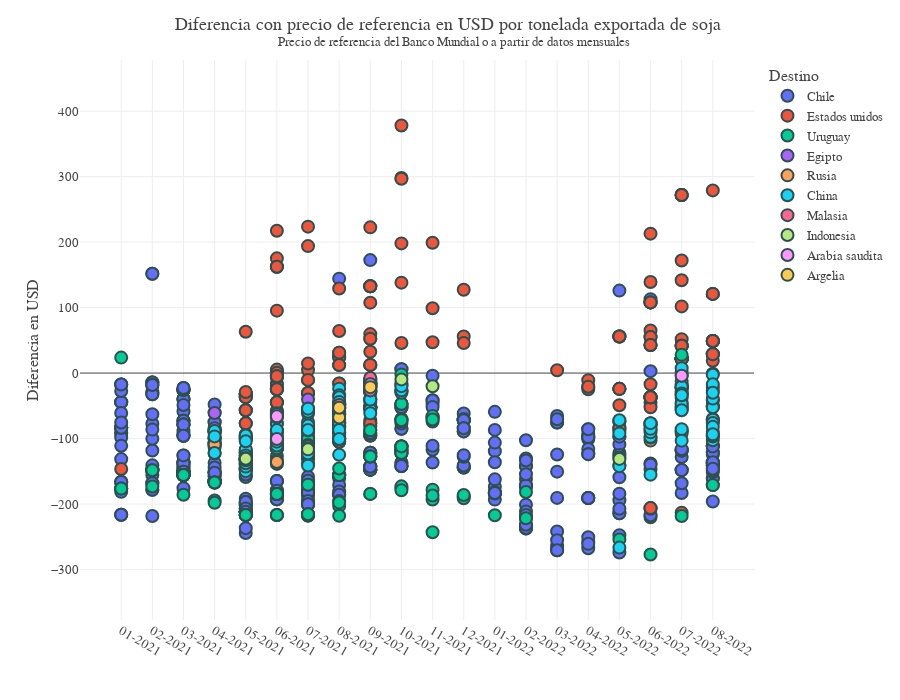

Source (notebook cell):
### Code cell
plot_precio(y='diferencia_ref',
            color='pais_descri',
            producto='soja',
            # pais='chile'
            )
# precio_boxplot_capitalizado('biodisel')

### Figure 1 — Plotly figure (JSON) as saved in the notebook; plotly's stock layout.template omitted (floating-point values rounded to 4 significant figures; data arrays with more than 128 entries replaced by an {"elided": "..."} marker saying what was removed)
{"data": [{"customdata": {"elided": "430x6 mixed values"}, "hovertemplate": "Destino=%{customdata[0]}<br>Fecha=%{x}<br>Spread=%{y}<br>Fob=%{customdata[1]}<br>Precio de referencia=%{customdata[2]}<br>Kg=%{customdata[3]}<br>Exportador=%{customdata[4]}<br>Precio=%{customdata[5]}<extra></extra>", "legendgroup": "Chile", "marker": {"color": "#636efa", "line": {"color": "DarkSlateGrey", "width": 2}, "size": 12, "symbol": "circle"}, "mode": "markers", "name": "Chile", "orientation": "v", "showlegend": true, "type": "scatter", "x": {"elided": "430 str values"}, "xaxis": "x", "y": {"elided": "430 float values"}, "yaxis": "y"}, {"customdata": {"elided": "188x6 mixed values"}, "hovertemplate": "Destino=%{customdata[0]}<br>Fecha=%{x}<br>Spread=%{y}<br>Fob=%{customdata[1]}<br>Precio de referencia=%{customdata[2]}<br>Kg=%{customdata[3]}<br>Exportador=%{customdata[4]}<br>Precio=%{customdata[5]}<extra></extra>", "legendgroup": "Estados unidos", "marker": {"color": "#EF553B", "line": {"color": "DarkSlateGrey", "width": 2}, "size": 12, "symbol": "circle"}, "mode": "markers", "name": "Estados unidos", "orientation": "v", "showlegend": true, "type": "scatter", "x": {"elided": "188 str values"}, "xaxis": "x", "y": {"elided": "188 float values"}, "yaxis": "y"}, {"customdata": {"elided": "133x6 mixed values"}, "hovertemplate": "Destino=%{customdata[0]}<br>Fecha=%{x}<br>Spread=%{y}<br>Fob=%{customdata[1]}<br>Precio de referencia=%{customdata[2]}<br>Kg=%{customdata[3]}<br>Exportador=%{customdata[4]}<br>Precio=%{customdata[5]}<extra></extra>", "legendgroup": "Uruguay", "marker": {"color": "#00cc96", "line": {"color": "DarkSlateGrey", "width": 2}, "size": 12, "symbol": "circle"}, "mode": "markers", "name": "Uruguay", "orientation": "v", "showlegend": true, "type": "scatter", "x": {"elided": "133 str values"}, "xaxis": "x", "y": {"elided": "133 float values"}, "yaxis": "y"}, {"customdata": {"elided": "30x6 mixed values"}, "hovertemplate": "Destino=%{customdata[0]}<br>Fecha=%{x}<br>Spread=%{y}<br>Fob=%{customdata[1]}<br>Precio de referencia=%{customdata[2]}<br>Kg=%{customdata[3]}<br>Exportador=%{customdata[4]}<br>Precio=%{customdata[5]}<extra></extra>", "legendgroup": "Egipto", "marker": {"color": "#ab63fa", "line": {"color": "DarkSlateGrey", "width": 2}, "size": 12, "symbol": "circle"}, "mode": "markers", "name": "Egipto", "orientation": "v", "showlegend": true, "type": "scatter", "x": ["04-2021", "04-2021", "04-2021", "04-2021", "04-2021", "04-2021", "04-2021", "04-2021", "05-2021", "05-2021", "05-2021", "05-2021", "05-2021", "05-2021", "05-2021", "05-2021", "06-2021", "06-2021", "06-2021", "06-2021", "06-2021", "06-2021", "06-2021", "07-2021", "07-2021", "07-2021", "08-2021", "08-2021", "08-2022", "08-2022"], "xaxis": "x", "y": [-88.2, -90.1, -61.1, -88.1, -110.1, -84.4, -99.2, -90.8, -130.8, -132.8, -118.6, -133.8, -132, -129.3, -131.2, -126.4, -99.1, -77.4, -95.6, -100.2, -108.1, -61.2, -135.7, -127.9, -40.3, -110, -48.5, -52.4, -89.5, -71.8], "yaxis": "y"}, {"customdata": [["Rusia", 12056040, 597.1, 24705000, "mirgor sa c i f i a", 488], ["Rusia", 12920000.0, 614.7, 26982010, "mirgor sa c i f i a", 478.9], ["Rusia", 11557592, 600.4, 23580000, "mirgor sa c i f i a", 490.1], ["Rusia", 13214895, 585.8, 25297000, "mirgor sa c i f i a", 522.4], ["Rusia", 8543145, 557.6, 15800000, "mirgor sa c i f i a", 540.7], ["Rusia", 7475000.0, 557.6, 14556300, "mirgor sa c i f i a", 513.5], ["Rusia", 17986580, 737.1, 28370000, "mirgor sa c i f i a", 634]], "hovertemplate": "Destino=%{customdata[0]}<br>Fecha=%{x}<br>Spread=%{y}<br>Fob=%{customdata[1]}<br>Precio de referencia=%{customdata[2]}<br>Kg=%{customdata[3]}<br>Exportador=%{customdata[4]}<br>Precio=%{customdata[5]}<extra></extra>", "legendgroup": "Rusia", "marker": {"color": "#FFA15A", "line": {"color": "DarkSlateGrey", "width": 2}, "size": 12, "symbol": "circle"}, "mode": "markers", "name": "Rusia", "orientation": "v", "showlegend": true, "type": "scatter", "x": ["04-2021", "06-2021", "07-2021", "08-2021", "09-2021", "09-2021", "06-2022"], "xaxis": "x", "y": [-109.1, -135.8, -110.3, -63.4, -16.8, -44, -103.1], "yaxis": "y"}, {"customdata": {"elided": "164x6 mixed values"}, "hovertemplate": "Destino=%{customdata[0]}<br>Fecha=%{x}<br>Spread=%{y}<br>Fob=%{customdata[1]}<br>Precio de referencia=%{customdata[2]}<br>Kg=%{customdata[3]}<br>Exportador=%{customdata[4]}<br>Precio=%{customdata[5]}<extra></extra>", "legendgroup": "China", "marker": {"color": "#19d3f3", "line": {"color": "DarkSlateGrey", "width": 2}, "size": 12, "symbol": "circle"}, "mode": "markers", "name": "China", "orientation": "v", "showlegend": true, "type": "scatter", "x": {"elided": "164 str values"}, "xaxis": "x", "y": {"elided": "164 float values"}, "yaxis": "y"}, {"customdata": [["Malasia", 4948000.0, 646.8, 9570000, "viterra argentina s.a.", 517], ["Malasia", 11267704, 646.8, 21846000, "ldc argentina s.a.", 515.8], ["Malasia", 9616580, 600.4, 19828000, "amaggi argentina s.a.", 485], ["Malasia", 11245317, 585.8, 20941000, "amaggi argentina s.a.", 537], ["Malasia", 10787796, 557.6, 20316000, "ldc argentina s.a.", 531], ["Malasia", 12098974, 557.6, 22000000, "amaggi argentina s.a.", 550]], "hovertemplate": "Destino=%{customdata[0]}<br>Fecha=%{x}<br>Spread=%{y}<br>Fob=%{customdata[1]}<br>Precio de referencia=%{customdata[2]}<br>Kg=%{customdata[3]}<br>Exportador=%{customdata[4]}<br>Precio=%{customdata[5]}<extra></extra>", "legendgroup": "Malasia", "marker": {"color": "#FF6692", "line": {"color": "DarkSlateGrey", "width": 2}, "size": 12, "symbol": "circle"}, "mode": "markers", "name": "Malasia", "orientation": "v", "showlegend": true, "type": "scatter", "x": ["05-2021", "05-2021", "07-2021", "08-2021", "09-2021", "09-2021"], "xaxis": "x", "y": [-129.8, -131, -115.4, -48.8, -26.5, -7.6], "yaxis": "y"}, {"customdata": [["Indonesia", 12900000, 646.8, 25000000, "amaggi argentina s.a.", 516], ["Indonesia", 10646320, 600.4, 22000000, "adm agro s r l", 483.9], ["Indonesia", 5670000, 557.6, 10500000, "bunge argentina s a", 540], ["Indonesia", 5694000, 552, 10500000, "bunge argentina s a", 542.3], ["Indonesia", 11652750, 551, 21951000, "amaggi argentina s.a.", 530.9], ["Indonesia", 11482259, 724.1, 19363000, "amaggi argentina s.a.", 593]], "hovertemplate": "Destino=%{customdata[0]}<br>Fecha=%{x}<br>Spread=%{y}<br>Fob=%{customdata[1]}<br>Precio de referencia=%{customdata[2]}<br>Kg=%{customdata[3]}<br>Exportador=%{customdata[4]}<br>Precio=%{customdata[5]}<extra></extra>", "legendgroup": "Indonesia", "marker": {"color": "#B6E880", "line": {"color": "DarkSlateGrey", "width": 2}, "size": 12, "symbol": "circle"}, "mode": "markers", "name": "Indonesia", "orientation": "v", "showlegend": true, "type": "scatter", "x": ["05-2021", "07-2021", "09-2021", "10-2021", "11-2021", "05-2022"], "xaxis": "x", "y": [-130.8, -116.5, -17.5, -9.7, -20.2, -131.1], "yaxis": "y"}, {"customdata": [["Arabia saudita", 14083600, 614.7, 27400000, "fondomonte south america sa", 514], ["Arabia saudita", 2384000.0, 614.7, 4346420, "cargill sociedad anonima comercial e industrial", 548.6], ["Arabia saudita", 16347295, 557.6, 30250000, "bunge argentina s a", 540.4], ["Arabia saudita", 15940100, 678.2, 23650000, "fondomonte south america sa", 674]], "hovertemplate": "Destino=%{customdata[0]}<br>Fecha=%{x}<br>Spread=%{y}<br>Fob=%{customdata[1]}<br>Precio de referencia=%{customdata[2]}<br>Kg=%{customdata[3]}<br>Exportador=%{customdata[4]}<br>Precio=%{customdata[5]}<extra></extra>", "legendgroup": "Arabia saudita", "marker": {"color": "#FF97FF", "line": {"color": "DarkSlateGrey", "width": 2}, "size": 12, "symbol": "circle"}, "mode": "markers", "name": "Arabia saudita", "orientation": "v", "showlegend": true, "type": "scatter", "x": ["06-2021", "06-2021", "09-2021", "07-2022"], "xaxis": "x", "y": [-100.7, -66.1, -17.1, -4.2], "yaxis": "y"}, {"customdata": [["Argelia", 5178700, 585.8, 10000000, "lartirigoyen y cia s a", 517.9], ["Argelia", 18117690, 585.8, 34000000, "viterra argentina s.a.", 532.9], ["Argelia", 24763200, 557.6, 46200000, "adm agro s r l", 536]], "hovertemplate": "Destino=%{customdata[0]}<br>Fecha=%{x}<br>Spread=%{y}<br>Fob=%{customdata[1]}<br>Precio de referencia=%{customdata[2]}<br>Kg=%{customdata[3]}<br>Exportador=%{customdata[4]}<br>Precio=%{customdata[5]}<extra></extra>", "legendgroup": "Argelia", "marker": {"color": "#FECB52", "line": {"color": "DarkSlateGrey", "width": 2}, "size": 12, "symbol": "circle"}, "mode": "markers", "name": "Argelia", "orientation": "v", "showlegend": true, "type": "scatter", "x": ["08-2021", "08-2021", "09-2021"], "xaxis": "x", "y": [-67.9, -52.9, -21.5], "yaxis": "y"}], "layout": {"font": {"family": "Georgia", "size": 13}, "height": 700, "legend": {"title": {"text": "Destino"}, "tracegroupgap": 0}, "margin": {"t": 60}, "separators": ",.", "title": {"text": "Diferencia con precio de referencia en USD por tonelada exportada de soja <br> <sup> Precio de referencia del Banco Mundial o a partir de datos mensuales"}, "width": 900, "xaxis": {"anchor": "y", "categoryarray": ["01-2021", "02-2021", "03-2021", "04-2021", "05-2021", "06-2021", "07-2021", "08-2021", "09-2021", "10-2021", "11-2021", "12-2021", "01-2022", "02-2022", "03-2022", "04-2022", "05-2022", "06-2022", "07-2022", "08-2022"], "categoryorder": "array", "domain": [0, 1], "title": {"text": ""}, "type": "category"}, "yaxis": {"anchor": "x", "domain": [0, 1], "range": [-377.1, 478.0], "title": {"text": "Diferencia en USD"}}}}
